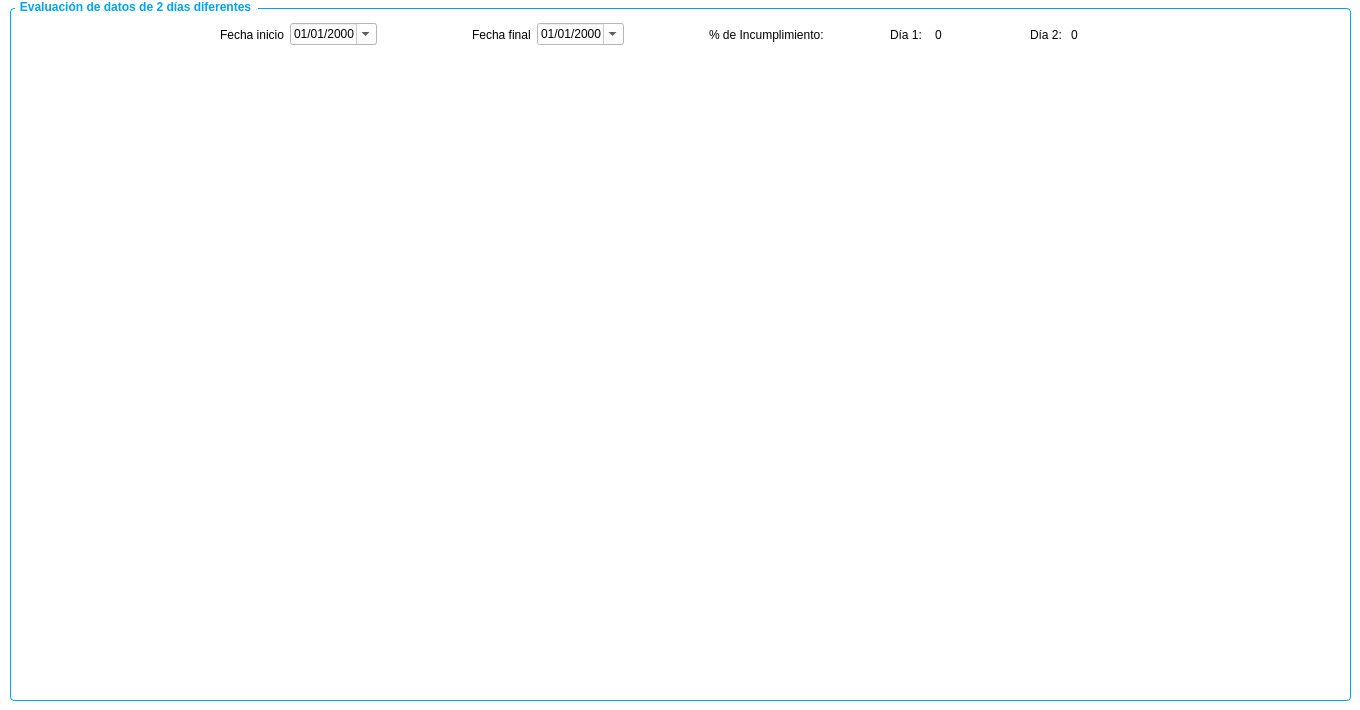
<?xml version="1.0" encoding="UTF-8"?>
<ui version="4.0">
 <class>Dialog</class>
 <widget class="QDialog" name="Dialog">
  <property name="windowModality">
   <enum>Qt::WindowModal</enum>
  </property>
  <property name="geometry">
   <rect>
    <x>0</x>
    <y>0</y>
    <width>1360</width>
    <height>710</height>
   </rect>
  </property>
  <property name="minimumSize">
   <size>
    <width>1360</width>
    <height>710</height>
   </size>
  </property>
  <property name="maximumSize">
   <size>
    <width>1360</width>
    <height>710</height>
   </size>
  </property>
  <property name="windowTitle">
   <string>Reporte Individual</string>
  </property>
  <property name="styleSheet">
   <string notr="true">background-color:white</string>
  </property>
  <widget class="QGroupBox" name="groupBox">
   <property name="geometry">
    <rect>
     <x>10</x>
     <y>0</y>
     <width>1341</width>
     <height>701</height>
    </rect>
   </property>
   <property name="styleSheet">
    <string notr="true">QGroupBox {
  font-weight: bold;
  border: 1px solid #00a2f5;
  border-radius: 4px;
  padding: 4px;
margin-top:8px;
}
QGroupBox::title {
 color:#00a2f5;
  subcontrol-origin: margin;
  subcontrol-position: top left;
  left: 5px;
  padding-left: 3px;
  padding-right: 5px;
  padding-bottom: 16px;
font-weight: bold;
}</string>
   </property>
   <property name="title">
    <string>Evaluación de datos de 2 días diferentes</string>
   </property>
   <widget class="QWidget" name="gridLayoutWidget">
    <property name="geometry">
     <rect>
      <x>10</x>
      <y>60</y>
      <width>1321</width>
      <height>631</height>
     </rect>
    </property>
    <layout class="QGridLayout" name="gridLayout"/>
   </widget>
   <widget class="QWidget" name="">
    <property name="geometry">
     <rect>
      <x>210</x>
      <y>20</y>
      <width>881</width>
      <height>29</height>
     </rect>
    </property>
    <layout class="QHBoxLayout" name="horizontalLayout">
     <item>
      <widget class="QLabel" name="label">
       <property name="text">
        <string>Fecha inicio</string>
       </property>
      </widget>
     </item>
     <item>
      <widget class="QDateEdit" name="dateEdit">
       <property name="autoFillBackground">
        <bool>true</bool>
       </property>
       <property name="styleSheet">
        <string notr="true">alternate-background-color: rgb(244, 244, 244);
border-bottom-color: rgb(78, 154, 6);
selection-color: white;
background-color: white;
selection-background-color: #00a2f5;
color: black;
</string>
       </property>
       <property name="displayFormat">
        <string>dd/MM/yyyy</string>
       </property>
       <property name="calendarPopup">
        <bool>true</bool>
       </property>
      </widget>
     </item>
     <item>
      <spacer name="horizontalSpacer_3">
       <property name="orientation">
        <enum>Qt::Horizontal</enum>
       </property>
       <property name="sizeHint" stdset="0">
        <size>
         <width>40</width>
         <height>20</height>
        </size>
       </property>
      </spacer>
     </item>
     <item>
      <spacer name="horizontalSpacer_5">
       <property name="orientation">
        <enum>Qt::Horizontal</enum>
       </property>
       <property name="sizeHint" stdset="0">
        <size>
         <width>90</width>
         <height>20</height>
        </size>
       </property>
      </spacer>
     </item>
     <item>
      <widget class="QLabel" name="label_2">
       <property name="text">
        <string>Fecha final</string>
       </property>
      </widget>
     </item>
     <item>
      <widget class="QDateEdit" name="dateEdit_2">
       <property name="autoFillBackground">
        <bool>true</bool>
       </property>
       <property name="styleSheet">
        <string notr="true">alternate-background-color: rgb(244, 244, 244);
border-bottom-color: rgb(78, 154, 6);
selection-color: white;
background-color: white;
selection-background-color: #00a2f5;
color: black;
</string>
       </property>
       <property name="displayFormat">
        <string>dd/MM/yyyy</string>
       </property>
       <property name="calendarPopup">
        <bool>true</bool>
       </property>
      </widget>
     </item>
     <item>
      <spacer name="horizontalSpacer">
       <property name="orientation">
        <enum>Qt::Horizontal</enum>
       </property>
       <property name="sizeHint" stdset="0">
        <size>
         <width>100</width>
         <height>20</height>
        </size>
       </property>
      </spacer>
     </item>
     <item>
      <widget class="QLabel" name="label_3">
       <property name="text">
        <string>% de Incumplimiento:</string>
       </property>
      </widget>
     </item>
     <item>
      <spacer name="horizontalSpacer_4">
       <property name="orientation">
        <enum>Qt::Horizontal</enum>
       </property>
       <property name="sizeHint" stdset="0">
        <size>
         <width>80</width>
         <height>20</height>
        </size>
       </property>
      </spacer>
     </item>
     <item>
      <widget class="QLabel" name="label_4">
       <property name="text">
        <string>Día 1: </string>
       </property>
      </widget>
     </item>
     <item>
      <widget class="QLabel" name="label_5">
       <property name="styleSheet">
        <string notr="true">padding: 0 20 0 0</string>
       </property>
       <property name="text">
        <string>0</string>
       </property>
      </widget>
     </item>
     <item>
      <spacer name="horizontalSpacer_2">
       <property name="orientation">
        <enum>Qt::Horizontal</enum>
       </property>
       <property name="sizeHint" stdset="0">
        <size>
         <width>80</width>
         <height>20</height>
        </size>
       </property>
      </spacer>
     </item>
     <item>
      <widget class="QLabel" name="label_6">
       <property name="text">
        <string>Día 2:</string>
       </property>
      </widget>
     </item>
     <item>
      <widget class="QLabel" name="label_7">
       <property name="styleSheet">
        <string notr="true">padding: 0 20 0 0</string>
       </property>
       <property name="text">
        <string>0</string>
       </property>
      </widget>
     </item>
    </layout>
   </widget>
  </widget>
 </widget>
 <resources/>
 <connections/>
</ui>
